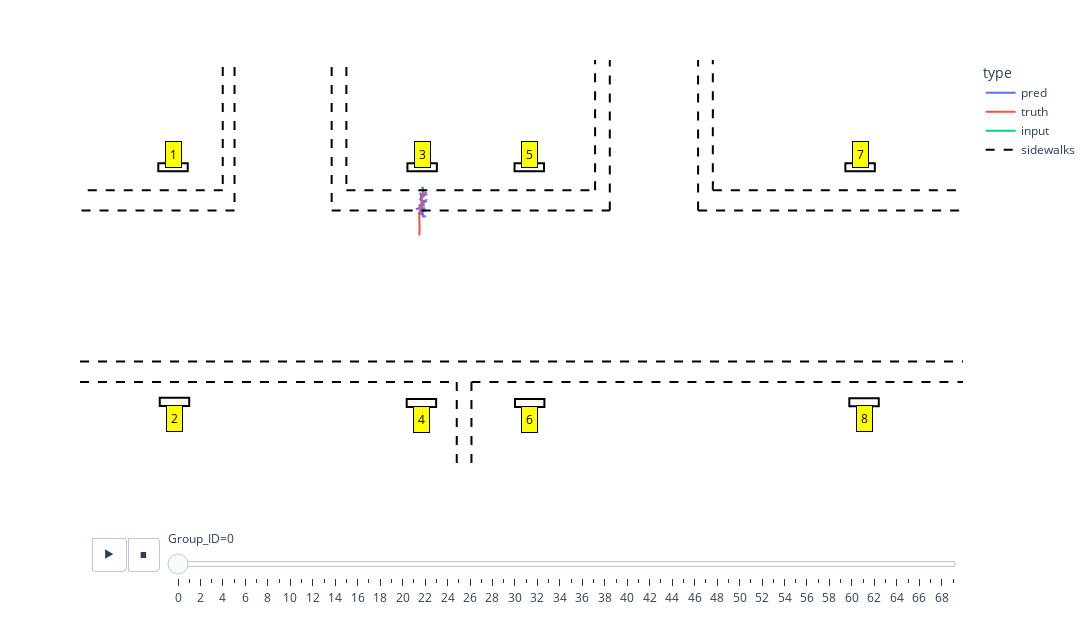

This figure's notebook cell:
### Code cell
plt = px.line(df, x="X", y="Y", animation_frame="Group_ID", animation_group="type",
                 color="type", hover_name="type",
                 range_x=[0, 15000], range_y=[5000,10000], 
                 width=15000 / 12, height=5000 / 8)

plt.update_layout({
    'autosize':  False, # True,
    'plot_bgcolor': 'rgba(255, 255, 255, 100)',  # Makes plot background transparent
    'paper_bgcolor': 'rgba(255, 255, 255, 100)', # Makes the entire figure background transparent
    'xaxis': {'showgrid': False},        # Hides the x-axis grid lines
    'yaxis': {'showgrid': False}         # Hides the y-axis grid lines
})
plt.update_xaxes(title_text='', showticklabels=False, visible=False)  # Hides the entire x-axis
plt.update_yaxes(title_text='', showticklabels=False, visible=False)  # Hides the entire y-axis

# Adjust animation duration and frame duration
plt.layout.updatemenus[0].buttons[0].args[1]['frame']['duration'] = 500
plt.layout.updatemenus[0].buttons[0].args[1]['transition']['duration'] = 100


# Function to add a line to the Plotly figure
def add_sidewalk(fig, x0, y0, x1, y1, showlegend):
    fig.add_shape(type='line',
                  x0=x0, y0=y0, x1=x1, y1=y1,
                  line=dict(color='black', width=2, dash='dash'),
                  name='sidewalks',
                  legendgroup='sidewalks',  # this groups legend entries together
                  showlegend=showlegend)
    return fig


# Adding lines to the figure
for i, (key, v) in enumerate(sidewalks.items()):
    showlegend = True if i == 0 else False
    plt = add_sidewalk(plt, *v, showlegend=showlegend)


def draw_rectangle(fig, center, lx, ly, label):
    cx, cy = center
    x0 = cx - lx / 2
    y0 = cy - ly / 2
    x1 = x0 + lx
    y1 = y0 + ly
    
    # Add rectangle shape
    fig.add_shape(type="rect",
                  x0=x0, y0=y0, x1=x1, y1=y1,
                  line=dict(color="black", width=2),
                  fillcolor="rgba(0,0,0,0)",
                  name=str(label))
    
    # Determine text offset based on the y-coordinate
    dy = -200 if cy <= 8000 else 150
    
    # Add text annotation
    fig.add_annotation(x=cx, y=cy + dy, text=str(label),
                       showarrow=False,
                       bgcolor='yellow',
                       bordercolor='black',
                       borderpad=4,
                       font=dict(color='black'))

    return fig

for k, v in stations.items():
    plt = draw_rectangle(plt, v, 500, 100, k)



plt.show()

### Figure 1 — Plotly figure (JSON) as saved in the notebook; plotly's stock layout.template omitted (floating-point values rounded to 4 significant figures)
{"data": [{"hovertemplate": "<b>%{hovertext}</b><br><br>type=pred<br>Group_ID=0<br>X=%{x}<br>Y=%{y}<extra></extra>", "hovertext": ["pred", "pred", "pred", "pred", "pred", "pred", "pred", "pred", "pred", "pred", "pred", "pred", "pred", "pred", "pred", "pred", "pred", "pred", "pred", "pred", "pred", "pred", "pred", "pred", "pred", "pred", "pred", "pred", "pred", "pred", "pred", "pred", "pred", "pred", "pred", "pred", "pred", "pred", "pred", "pred"], "ids": ["pred", "pred", "pred", "pred", "pred", "pred", "pred", "pred", "pred", "pred", "pred", "pred", "pred", "pred", "pred", "pred", "pred", "pred", "pred", "pred", "pred", "pred", "pred", "pred", "pred", "pred", "pred", "pred", "pred", "pred", "pred", "pred", "pred", "pred", "pred", "pred", "pred", "pred", "pred", "pred"], "legendgroup": "pred", "line": {"color": "#636efa", "dash": "solid"}, "marker": {"symbol": "circle"}, "mode": "lines", "name": "pred", "orientation": "v", "showlegend": true, "type": "scatter", "x": [5888.0, 5853.0, 5861.0, 5881.0, 5787.0, 5775.0, 5865.0, 5815.0, 5784.0, 5828.0, 5809.0, 5825.0, 5772.0, 5790.0, 5779.0, 5796.0, 5876.0, 5879.0, 5810.0, 5827.0, 5849.0, 5819.0, 5838.0, 5752.0, 5779.0, 5780.0, 5827.0, 5709.0, 5728.0, 5863.0, 5762.0, 5825.0, 5874.0, 5786.0, 5833.0, 5794.0, 5739.0, 5828.0, 5824.0, 5883.0], "xaxis": "x", "y": [8365.0, 8375.0, 8376.0, 8348.0, 8344.0, 8364.0, 8327.0, 8344.0, 8319.0, 8329.0, 8304.0, 8314.0, 8296.0, 8298.0, 8289.0, 8270.0, 8264.0, 8276.0, 8260.0, 8264.0, 8236.0, 8250.0, 8215.0, 8216.0, 8206.0, 8183.0, 8198.0, 8166.0, 8174.0, 8178.0, 8154.0, 8145.0, 8149.0, 8154.0, 8109.0, 8113.0, 8117.0, 8097.0, 8078.0, 8081.0], "yaxis": "y"}, {"hovertemplate": "<b>%{hovertext}</b><br><br>type=truth<br>Group_ID=0<br>X=%{x}<br>Y=%{y}<extra></extra>", "hovertext": ["truth", "truth", "truth", "truth", "truth", "truth", "truth", "truth", "truth", "truth", "truth", "truth", "truth", "truth", "truth", "truth", "truth", "truth", "truth", "truth", "truth", "truth", "truth", "truth", "truth", "truth", "truth", "truth", "truth", "truth", "truth", "truth", "truth", "truth", "truth", "truth", "truth", "truth", "truth", "truth"], "ids": ["truth", "truth", "truth", "truth", "truth", "truth", "truth", "truth", "truth", "truth", "truth", "truth", "truth", "truth", "truth", "truth", "truth", "truth", "truth", "truth", "truth", "truth", "truth", "truth", "truth", "truth", "truth", "truth", "truth", "truth", "truth", "truth", "truth", "truth", "truth", "truth", "truth", "truth", "truth", "truth"], "legendgroup": "truth", "line": {"color": "#EF553B", "dash": "solid"}, "marker": {"symbol": "circle"}, "mode": "lines", "name": "truth", "orientation": "v", "showlegend": true, "type": "scatter", "x": [5825.0, 5828.0, 5828.0, 5828.0, 5828.0, 5828.0, 5828.0, 5827.0, 5828.0, 5828.0, 5827.0, 5825.0, 5816.0, 5805.0, 5793.0, 5782.0, 5776.0, 5775.0, 5773.0, 5770.0, 5768.0, 5766.0, 5764.0, 5763.0, 5762.0, 5761.0, 5761.0, 5761.0, 5762.0, 5763.0, 5765.0, 5766.0, 5768.0, 5769.0, 5770.0, 5770.0, 5770.0, 5768.0, 5766.0, 5765.0], "xaxis": "x", "y": [8423.0, 8424.0, 8424.0, 8424.0, 8429.0, 8432.0, 8434.0, 8436.0, 8432.0, 8413.0, 8386.0, 8355.0, 8321.0, 8281.0, 8239.0, 8196.0, 8168.0, 8165.0, 8153.0, 8140.0, 8127.0, 8114.0, 8097.0, 8079.0, 8061.0, 8042.0, 8038.0, 8031.0, 8018.0, 8005.0, 7992.0, 7979.0, 7965.0, 7950.0, 7936.0, 7922.0, 7906.0, 7885.0, 7864.0, 7843.0], "yaxis": "y"}, {"hovertemplate": "<b>%{hovertext}</b><br><br>type=input<br>Group_ID=0<br>X=%{x}<br>Y=%{y}<extra></extra>", "hovertext": ["input", "input", "input", "input", "input", "input", "input", "input", "input", "input", "input", "input", "input", "input", "input", "input", "input", "input", "input", "input", "input", "input", "input", "input", "input", "input", "input", "input", "input", "input"], "ids": ["input", "input", "input", "input", "input", "input", "input", "input", "input", "input", "input", "input", "input", "input", "input", "input", "input", "input", "input", "input", "input", "input", "input", "input", "input", "input", "input", "input", "input", "input"], "legendgroup": "input", "line": {"color": "#00cc96", "dash": "solid"}, "marker": {"symbol": "circle"}, "mode": "lines", "name": "input", "orientation": "v", "showlegend": true, "type": "scatter", "x": [5817.0, 5815.0, 5813.0, 5812.0, 5812.0, 5812.0, 5812.0, 5812.0, 5812.0, 5812.0, 5814.0, 5821.0, 5822.0, 5823.0, 5823.0, 5823.0, 5823.0, 5822.0, 5822.0, 5822.0, 5822.0, 5822.0, 5821.0, 5821.0, 5822.0, 5823.0, 5824.0, 5824.0, 5825.0, 5825.0], "xaxis": "x", "y": [8440.0, 8439.0, 8438.0, 8435.0, 8434.0, 8433.0, 8433.0, 8433.0, 8433.0, 8432.0, 8432.0, 8432.0, 8432.0, 8431.0, 8430.0, 8429.0, 8427.0, 8427.0, 8427.0, 8427.0, 8427.0, 8429.0, 8432.0, 8433.0, 8430.0, 8427.0, 8425.0, 8424.0, 8424.0, 8424.0], "yaxis": "y"}], "layout": {"annotations": [{"bgcolor": "yellow", "bordercolor": "black", "borderpad": 4, "font": {"color": "black"}, "showarrow": false, "text": "1", "x": 1580, "y": 8833}, {"bgcolor": "yellow", "bordercolor": "black", "borderpad": 4, "font": {"color": "black"}, "showarrow": false, "text": "2", "x": 1605, "y": 5600}, {"bgcolor": "yellow", "bordercolor": "black", "borderpad": 4, "font": {"color": "black"}, "showarrow": false, "text": "3", "x": 5812, "y": 8833}, {"bgcolor": "yellow", "bordercolor": "black", "borderpad": 4, "font": {"color": "black"}, "showarrow": false, "text": "4", "x": 5800, "y": 5586}, {"bgcolor": "yellow", "bordercolor": "black", "borderpad": 4, "font": {"color": "black"}, "showarrow": false, "text": "5", "x": 7632, "y": 8833}, {"bgcolor": "yellow", "bordercolor": "black", "borderpad": 4, "font": {"color": "black"}, "showarrow": false, "text": "6", "x": 7639, "y": 5586}, {"bgcolor": "yellow", "bordercolor": "black", "borderpad": 4, "font": {"color": "black"}, "showarrow": false, "text": "7", "x": 13252, "y": 8833}, {"bgcolor": "yellow", "bordercolor": "black", "borderpad": 4, "font": {"color": "black"}, "showarrow": false, "text": "8", "x": 13319, "y": 5596}], "autosize": false, "height": 625, "legend": {"title": {"text": "type"}, "tracegroupgap": 0}, "margin": {"t": 60}, "paper_bgcolor": "rgba(255, 255, 255, 100)", "plot_bgcolor": "rgba(255, 255, 255, 100)", "shapes": [{"legendgroup": "sidewalks", "line": {"color": "black", "dash": "dash", "width": 2}, "name": "sidewalks", "showlegend": true, "type": "line", "x0": 2625, "x1": 2625, "y0": 15000, "y1": 8150}, {"legendgroup": "sidewalks", "line": {"color": "black", "dash": "dash", "width": 2}, "name": "sidewalks", "showlegend": false, "type": "line", "x0": 2425, "x1": 2425, "y0": 15000, "y1": 8400}, {"legendgroup": "sidewalks", "line": {"color": "black", "dash": "dash", "width": 2}, "name": "sidewalks", "showlegend": false, "type": "line", "x0": 2625, "x1": 0, "y0": 8150, "y1": 8150}, {"legendgroup": "sidewalks", "line": {"color": "black", "dash": "dash", "width": 2}, "name": "sidewalks", "showlegend": false, "type": "line", "x0": 2425, "x1": 0, "y0": 8400, "y1": 8400}, {"legendgroup": "sidewalks", "line": {"color": "black", "dash": "dash", "width": 2}, "name": "sidewalks", "showlegend": false, "type": "line", "x0": 0, "x1": 16000, "y0": 6295, "y1": 6295}, {"legendgroup": "sidewalks", "line": {"color": "black", "dash": "dash", "width": 2}, "name": "sidewalks", "showlegend": false, "type": "line", "x0": 0, "x1": 6400, "y0": 6045, "y1": 6045}, {"legendgroup": "sidewalks", "line": {"color": "black", "dash": "dash", "width": 2}, "name": "sidewalks", "showlegend": false, "type": "line", "x0": 6400, "x1": 6400, "y0": 6045, "y1": 4000}, {"legendgroup": "sidewalks", "line": {"color": "black", "dash": "dash", "width": 2}, "name": "sidewalks", "showlegend": false, "type": "line", "x0": 6650, "x1": 6650, "y0": 6045, "y1": 4000}, {"legendgroup": "sidewalks", "line": {"color": "black", "dash": "dash", "width": 2}, "name": "sidewalks", "showlegend": false, "type": "line", "x0": 6650, "x1": 16000, "y0": 6045, "y1": 6045}, {"legendgroup": "sidewalks", "line": {"color": "black", "dash": "dash", "width": 2}, "name": "sidewalks", "showlegend": false, "type": "line", "x0": 4275, "x1": 9000, "y0": 8150, "y1": 8150}, {"legendgroup": "sidewalks", "line": {"color": "black", "dash": "dash", "width": 2}, "name": "sidewalks", "showlegend": false, "type": "line", "x0": 4525, "x1": 8750, "y0": 8400, "y1": 8400}, {"legendgroup": "sidewalks", "line": {"color": "black", "dash": "dash", "width": 2}, "name": "sidewalks", "showlegend": false, "type": "line", "x0": 4525, "x1": 4525, "y0": 15000, "y1": 8400}, {"legendgroup": "sidewalks", "line": {"color": "black", "dash": "dash", "width": 2}, "name": "sidewalks", "showlegend": false, "type": "line", "x0": 4275, "x1": 4275, "y0": 15000, "y1": 8150}, {"legendgroup": "sidewalks", "line": {"color": "black", "dash": "dash", "width": 2}, "name": "sidewalks", "showlegend": false, "type": "line", "x0": 8750, "x1": 8750, "y0": 8400, "y1": 15000}, {"legendgroup": "sidewalks", "line": {"color": "black", "dash": "dash", "width": 2}, "name": "sidewalks", "showlegend": false, "type": "line", "x0": 9000, "x1": 9000, "y0": 8150, "y1": 15000}, {"legendgroup": "sidewalks", "line": {"color": "black", "dash": "dash", "width": 2}, "name": "sidewalks", "showlegend": false, "type": "line", "x0": 10500, "x1": 10500, "y0": 8150, "y1": 15000}, {"legendgroup": "sidewalks", "line": {"color": "black", "dash": "dash", "width": 2}, "name": "sidewalks", "showlegend": false, "type": "line", "x0": 10750, "x1": 10750, "y0": 8400, "y1": 15000}, {"legendgroup": "sidewalks", "line": {"color": "black", "dash": "dash", "width": 2}, "name": "sidewalks", "showlegend": false, "type": "line", "x0": 10750, "x1": 16000, "y0": 8400, "y1": 8400}, {"legendgroup": "sidewalks", "line": {"color": "black", "dash": "dash", "width": 2}, "name": "sidewalks", "showlegend": false, "type": "line", "x0": 10500, "x1": 16000, "y0": 8150, "y1": 8150}, {"fillcolor": "rgba(0,0,0,0)", "line": {"color": "black", "width": 2}, "name": "1", "type": "rect", "x0": 1330, "x1": 1830, "y0": 8633, "y1": 8733}, {"fillcolor": "rgba(0,0,0,0)", "line": {"color": "black", "width": 2}, "name": "2", "type": "rect", "x0": 1355, "x1": 1855, "y0": 5750, "y1": 5850}, {"fillcolor": "rgba(0,0,0,0)", "line": {"color": "black", "width": 2}, "name": "3", "type": "rect", "x0": 5562, "x1": 6062, "y0": 8633, "y1": 8733}, {"fillcolor": "rgba(0,0,0,0)", "line": {"color": "black", "width": 2}, "name": "4", "type": "rect", "x0": 5550, "x1": 6050, "y0": 5736, "y1": 5836}, {"fillcolor": "rgba(0,0,0,0)", "line": {"color": "black", "width": 2}, "name": "5", "type": "rect", "x0": 7382, "x1": 7882, "y0": 8633, "y1": 8733}, {"fillcolor": "rgba(0,0,0,0)", "line": {"color": "black", "width": 2}, "name": "6", "type": "rect", "x0": 7389, "x1": 7889, "y0": 5736, "y1": 5836}, {"fillcolor": "rgba(0,0,0,0)", "line": {"color": "black", "width": 2}, "name": "7", "type": "rect", "x0": 13002, "x1": 13502, "y0": 8633, "y1": 8733}, {"fillcolor": "rgba(0,0,0,0)", "line": {"color": "black", "width": 2}, "name": "8", "type": "rect", "x0": 13069, "x1": 13569, "y0": 5746, "y1": 5846}], "sliders": [{"active": 0, "currentvalue": {"prefix": "Group_ID="}, "len": 0.9, "pad": {"b": 10, "t": 60}, "steps": [{"args": [["0"], {"frame": {"duration": 0, "redraw": false}, "fromcurrent": true, "mode": "immediate", "transition": {"duration": 0, "easing": "linear"}}], "label": "0", "method": "animate"}, {"args": [["1"], {"frame": {"duration": 0, "redraw": false}, "fromcurrent": true, "mode": "immediate", "transition": {"duration": 0, "easing": "linear"}}], "label": "1", "method": "animate"}, {"args": [["2"], {"frame": {"duration": 0, "redraw": false}, "fromcurrent": true, "mode": "immediate", "transition": {"duration": 0, "easing": "linear"}}], "label": "2", "method": "animate"}, {"args": [["3"], {"frame": {"duration": 0, "redraw": false}, "fromcurrent": true, "mode": "immediate", "transition": {"duration": 0, "easing": "linear"}}], "label": "3", "method": "animate"}, {"args": [["4"], {"frame": {"duration": 0, "redraw": false}, "fromcurrent": true, "mode": "immediate", "transition": {"duration": 0, "easing": "linear"}}], "label": "4", "method": "animate"}, {"args": [["5"], {"frame": {"duration": 0, "redraw": false}, "fromcurrent": true, "mode": "immediate", "transition": {"duration": 0, "easing": "linear"}}], "label": "5", "method": "animate"}, {"args": [["6"], {"frame": {"duration": 0, "redraw": false}, "fromcurrent": true, "mode": "immediate", "transition": {"duration": 0, "easing": "linear"}}], "label": "6", "method": "animate"}, {"args": [["7"], {"frame": {"duration": 0, "redraw": false}, "fromcurrent": true, "mode": "immediate", "transition": {"duration": 0, "easing": "linear"}}], "label": "7", "method": "animate"}, {"args": [["8"], {"frame": {"duration": 0, "redraw": false}, "fromcurrent": true, "mode": "immediate", "transition": {"duration": 0, "easing": "linear"}}], "label": "8", "method": "animate"}, {"args": [["9"], {"frame": {"duration": 0, "redraw": false}, "fromcurrent": true, "mode": "immediate", "transition": {"duration": 0, "easing": "linear"}}], "label": "9", "method": "animate"}, {"args": [["10"], {"frame": {"duration": 0, "redraw": false}, "fromcurrent": true, "mode": "immediate", "transition": {"duration": 0, "easing": "linear"}}], "label": "10", "method": "animate"}, {"args": [["11"], {"frame": {"duration": 0, "redraw": false}, "fromcurrent": true, "mode": "immediate", "transition": {"duration": 0, "easing": "linear"}}], "label": "11", "method": "animate"}, {"args": [["12"], {"frame": {"duration": 0, "redraw": false}, "fromcurrent": true, "mode": "immediate", "transition": {"duration": 0, "easing": "linear"}}], "label": "12", "method": "animate"}, {"args": [["13"], {"frame": {"duration": 0, "redraw": false}, "fromcurrent": true, "mode": "immediate", "transition": {"duration": 0, "easing": "linear"}}], "label": "13", "method": "animate"}, {"args": [["14"], {"frame": {"duration": 0, "redraw": false}, "fromcurrent": true, "mode": "immediate", "transition": {"duration": 0, "easing": "linear"}}], "label": "14", "method": "animate"}, {"args": [["15"], {"frame": {"duration": 0, "redraw": false}, "fromcurrent": true, "mode": "immediate", "transition": {"duration": 0, "easing": "linear"}}], "label": "15", "method": "animate"}, {"args": [["16"], {"frame": {"duration": 0, "redraw": false}, "fromcurrent": true, "mode": "immediate", "transition": {"duration": 0, "easing": "linear"}}], "label": "16", "method": "animate"}, {"args": [["17"], {"frame": {"duration": 0, "redraw": false}, "fromcurrent": true, "mode": "immediate", "transition": {"duration": 0, "easing": "linear"}}], "label": "17", "method": "animate"}, {"args": [["18"], {"frame": {"duration": 0, "redraw": false}, "fromcurrent": true, "mode": "immediate", "transition": {"duration": 0, "easing": "linear"}}], "label": "18", "method": "animate"}, {"args": [["19"], {"frame": {"duration": 0, "redraw": false}, "fromcurrent": true, "mode": "immediate", "transition": {"duration": 0, "easing": "linear"}}], "label": "19", "method": "animate"}, {"args": [["20"], {"frame": {"duration": 0, "redraw": false}, "fromcurrent": true, "mode": "immediate", "transition": {"duration": 0, "easing": "linear"}}], "label": "20", "method": "animate"}, {"args": [["21"], {"frame": {"duration": 0, "redraw": false}, "fromcurrent": true, "mode": "immediate", "transition": {"duration": 0, "easing": "linear"}}], "label": "21", "method": "animate"}, {"args": [["22"], {"frame": {"duration": 0, "redraw": false}, "fromcurrent": true, "mode": "immediate", "transition": {"duration": 0, "easing": "linear"}}], "label": "22", "method": "animate"}, {"args": [["23"], {"frame": {"duration": 0, "redraw": false}, "fromcurrent": true, "mode": "immediate", "transition": {"duration": 0, "easing": "linear"}}], "label": "23", "method": "animate"}, {"args": [["24"], {"frame": {"duration": 0, "redraw": false}, "fromcurrent": true, "mode": "immediate", "transition": {"duration": 0, "easing": "linear"}}], "label": "24", "method": "animate"}, {"args": [["25"], {"frame": {"duration": 0, "redraw": false}, "fromcurrent": true, "mode": "immediate", "transition": {"duration": 0, "easing": "linear"}}], "label": "25", "method": "animate"}, {"args": [["26"], {"frame": {"duration": 0, "redraw": false}, "fromcurrent": true, "mode": "immediate", "transition": {"duration": 0, "easing": "linear"}}], "label": "26", "method": "animate"}, {"args": [["27"], {"frame": {"duration": 0, "redraw": false}, "fromcurrent": true, "mode": "immediate", "transition": {"duration": 0, "easing": "linear"}}], "label": "27", "method": "animate"}, {"args": [["28"], {"frame": {"duration": 0, "redraw": false}, "fromcurrent": true, "mode": "immediate", "transition": {"duration": 0, "easing": "linear"}}], "label": "28", "method": "animate"}, {"args": [["29"], {"frame": {"duration": 0, "redraw": false}, "fromcurrent": true, "mode": "immediate", "transition": {"duration": 0, "easing": "linear"}}], "label": "29", "method": "animate"}, {"args": [["30"], {"frame": {"duration": 0, "redraw": false}, "fromcurrent": true, "mode": "immediate", "transition": {"duration": 0, "easing": "linear"}}], "label": "30", "method": "animate"}, {"args": [["31"], {"frame": {"duration": 0, "redraw": false}, "fromcurrent": true, "mode": "immediate", "transition": {"duration": 0, "easing": "linear"}}], "label": "31", "method": "animate"}, {"args": [["32"], {"frame": {"duration": 0, "redraw": false}, "fromcurrent": true, "mode": "immediate", "transition": {"duration": 0, "easing": "linear"}}], "label": "32", "method": "animate"}, {"args": [["33"], {"frame": {"duration": 0, "redraw": false}, "fromcurrent": true, "mode": "immediate", "transition": {"duration": 0, "easing": "linear"}}], "label": "33", "method": "animate"}, {"args": [["34"], {"frame": {"duration": 0, "redraw": false}, "fromcurrent": true, "mode": "immediate", "transition": {"duration": 0, "easing": "linear"}}], "label": "34", "method": "animate"}, {"args": [["35"], {"frame": {"duration": 0, "redraw": false}, "fromcurrent": true, "mode": "immediate", "transition": {"duration": 0, "easing": "linear"}}], "label": "35", "method": "animate"}, {"args": [["36"], {"frame": {"duration": 0, "redraw": false}, "fromcurrent": true, "mode": "immediate", "transition": {"duration": 0, "easing": "linear"}}], "label": "36", "method": "animate"}, {"args": [["37"], {"frame": {"duration": 0, "redraw": false}, "fromcurrent": true, "mode": "immediate", "transition": {"duration": 0, "easing": "linear"}}], "label": "37", "method": "animate"}, {"args": [["38"], {"frame": {"duration": 0, "redraw": false}, "fromcurrent": true, "mode": "immediate", "transition": {"duration": 0, "easing": "linear"}}], "label": "38", "method": "animate"}, {"args": [["39"], {"frame": {"duration": 0, "redraw": false}, "fromcurrent": true, "mode": "immediate", "transition": {"duration": 0, "easing": "linear"}}], "label": "39", "method": "animate"}, {"args": [["40"], {"frame": {"duration": 0, "redraw": false}, "fromcurrent": true, "mode": "immediate", "transition": {"duration": 0, "easing": "linear"}}], "label": "40", "method": "animate"}, {"args": [["41"], {"frame": {"duration": 0, "redraw": false}, "fromcurrent": true, "mode": "immediate", "transition": {"duration": 0, "easing": "linear"}}], "label": "41", "method": "animate"}, {"args": [["42"], {"frame": {"duration": 0, "redraw": false}, "fromcurrent": true, "mode": "immediate", "transition": {"duration": 0, "easing": "linear"}}], "label": "42", "method": "animate"}, {"args": [["43"], {"frame": {"duration": 0, "redraw": false}, "fromcurrent": true, "mode": "immediate", "transition": {"duration": 0, "easing": "linear"}}], "label": "43", "method": "animate"}, {"args": [["44"], {"frame": {"duration": 0, "redraw": false}, "fromcurrent": true, "mode": "immediate", "transition": {"duration": 0, "easing": "linear"}}], "label": "44", "method": "animate"}, {"args": [["45"], {"frame": {"duration": 0, "redraw": false}, "fromcurrent": true, "mode": "immediate", "transition": {"duration": 0, "easing": "linear"}}], "label": "45", "method": "animate"}, {"args": [["46"], {"frame": {"duration": 0, "redraw": false}, "fromcurrent": true, "mode": "immediate", "transition": {"duration": 0, "easing": "linear"}}], "label": "46", "method": "animate"}, {"args": [["47"], {"frame": {"duration": 0, "redraw": false}, "fromcurrent": true, "mode": "immediate", "transition": {"duration": 0, "easing": "linear"}}], "label": "47", "method": "animate"}, {"args": [["48"], {"frame": {"duration": 0, "redraw": false}, "fromcurrent": true, "mode": "immediate", "transition": {"duration": 0, "easing": "linear"}}], "label": "48", "method": "animate"}, {"args": [["49"], {"frame": {"duration": 0, "redraw": false}, "fromcurrent": true, "mode": "immediate", "transition": {"duration": 0, "easing": "linear"}}], "label": "49", "method": "animate"}, {"args": [["50"], {"frame": {"duration": 0, "redraw": false}, "fromcurrent": true, "mode": "immediate", "transition": {"duration": 0, "easing": "linear"}}], "label": "50", "method": "animate"}, {"args": [["51"], {"frame": {"duration": 0, "redraw": false}, "fromcurrent": true, "mode": "immediate", "transition": {"duration": 0, "easing": "linear"}}], "label": "51", "method": "animate"}, {"args": [["52"], {"frame": {"duration": 0, "redraw": false}, "fromcurrent": true, "mode": "immediate", "transition": {"duration": 0, "easing": "linear"}}], "label": "52", "method": "animate"}, {"args": [["53"], {"frame": {"duration": 0, "redraw": false}, "fromcurrent": true, "mode": "immediate", "transition": {"duration": 0, "easing": "linear"}}], "label": "53", "method": "animate"}, {"args": [["54"], {"frame": {"duration": 0, "redraw": false}, "fromcurrent": true, "mode": "immediate", "transition": {"duration": 0, "easing": "linear"}}], "label": "54", "method": "animate"}, {"args": [["55"], {"frame": {"duration": 0, "redraw": false}, "fromcurrent": true, "mode": "immediate", "transition": {"duration": 0, "easing": "linear"}}], "label": "55", "method": "animate"}, {"args": [["56"], {"frame": {"duration": 0, "redraw": false}, "fromcurrent": true, "mode": "immediate", "transition": {"duration": 0, "easing": "linear"}}], "label": "56", "method": "animate"}, {"args": [["57"], {"frame": {"duration": 0, "redraw": false}, "fromcurrent": true, "mode": "immediate", "transition": {"duration": 0, "easing": "linear"}}], "label": "57", "method": "animate"}, {"args": [["58"], {"frame": {"duration": 0, "redraw": false}, "fromcurrent": true, "mode": "immediate", "transition": {"duration": 0, "easing": "linear"}}], "label": "58", "method": "animate"}, {"args": [["59"], {"frame": {"duration": 0, "redraw": false}, "fromcurrent": true, "mode": "immediate", "transition": {"duration": 0, "easing": "linear"}}], "label": "59", "method": "animate"}, {"args": [["60"], {"frame": {"duration": 0, "redraw": false}, "fromcurrent": true, "mode": "immediate", "transition": {"duration": 0, "easing": "linear"}}], "label": "60", "method": "animate"}, {"args": [["61"], {"frame": {"duration": 0, "redraw": false}, "fromcurrent": true, "mode": "immediate", "transition": {"duration": 0, "easing": "linear"}}], "label": "61", "method": "animate"}, {"args": [["62"], {"frame": {"duration": 0, "redraw": false}, "fromcurrent": true, "mode": "immediate", "transition": {"duration": 0, "easing": "linear"}}], "label": "62", "method": "animate"}, {"args": [["63"], {"frame": {"duration": 0, "redraw": false}, "fromcurrent": true, "mode": "immediate", "transition": {"duration": 0, "easing": "linear"}}], "label": "63", "method": "animate"}, {"args": [["64"], {"frame": {"duration": 0, "redraw": false}, "fromcurrent": true, "mode": "immediate", "transition": {"duration": 0, "easing": "linear"}}], "label": "64", "method": "animate"}, {"args": [["65"], {"frame": {"duration": 0, "redraw": false}, "fromcurrent": true, "mode": "immediate", "transition": {"duration": 0, "easing": "linear"}}], "label": "65", "method": "animate"}, {"args": [["66"], {"frame": {"duration": 0, "redraw": false}, "fromcurrent": true, "mode": "immediate", "transition": {"duration": 0, "easing": "linear"}}], "label": "66", "method": "animate"}, {"args": [["67"], {"frame": {"duration": 0, "redraw": false}, "fromcurrent": true, "mode": "immediate", "transition": {"duration": 0, "easing": "linear"}}], "label": "67", "method": "animate"}, {"args": [["68"], {"frame": {"duration": 0, "redraw": false}, "fromcurrent": true, "mode": "immediate", "transition": {"duration": 0, "easing": "linear"}}], "label": "68", "method": "animate"}, {"args": [["69"], {"frame": {"duration": 0, "redraw": false}, "fromcurrent": true, "mode": "immediate", "transition": {"duration": 0, "easing": "linear"}}], "label": "69", "method": "animate"}], "x": 0.1, "xanchor": "left", "y": 0, "yanchor": "top"}], "updatemenus": [{"buttons": [{"args": [null, {"frame": {"duration": 500, "redraw": false}, "fromcurrent": true, "mode": "immediate", "transition": {"duration": 100, "easing": "linear"}}], "label": "&#9654;", "method": "animate"}, {"args": [[null], {"frame": {"duration": 0, "redraw": false}, "fromcurrent": true, "mode": "immediate", "transition": {"duration": 0, "easing": "linear"}}], "label": "&#9724;", "method": "animate"}], "direction": "left", "pad": {"r": 10, "t": 70}, "showactive": false, "type": "buttons", "x": 0.1, "xanchor": "right", "y": 0, "yanchor": "top"}], "width": 1250, "xaxis": {"anchor": "y", "domain": [0, 1], "range": [0, 15000], "showgrid": false, "showticklabels": false, "title": {"text": ""}, "visible": false}, "yaxis": {"anchor": "x", "domain": [0, 1], "range": [5000, 10000], "showgrid": false, "showticklabels": false, "title": {"text": ""}, "visible": false}}}
